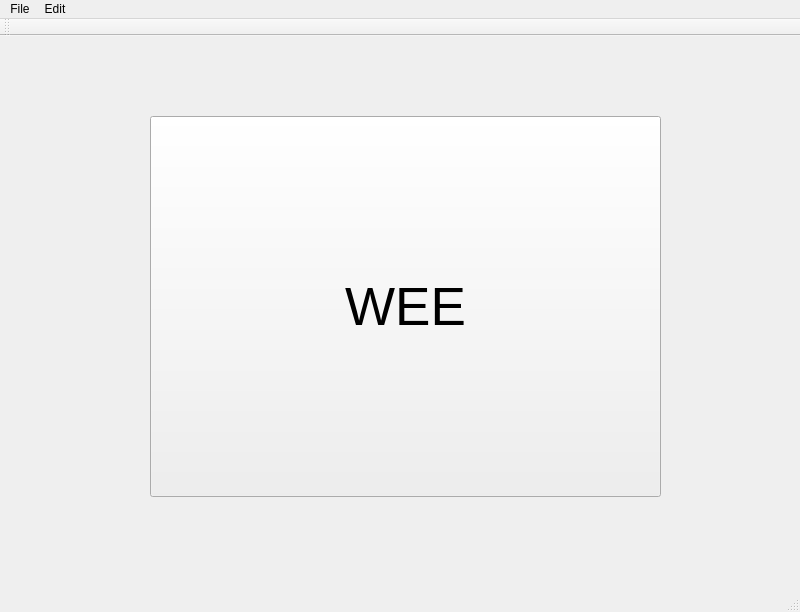
<?xml version="1.0" encoding="UTF-8"?>
<ui version="4.0">
 <class>SimpleRegistryClass</class>
 <widget class="QMainWindow" name="SimpleRegistryClass">
  <property name="geometry">
   <rect>
    <x>0</x>
    <y>0</y>
    <width>800</width>
    <height>612</height>
   </rect>
  </property>
  <property name="windowTitle">
   <string>SimpleRegistry</string>
  </property>
  <widget class="QWidget" name="centralWidget">
   <widget class="QPushButton" name="myPushButton">
    <property name="geometry">
     <rect>
      <x>150</x>
      <y>80</y>
      <width>511</width>
      <height>381</height>
     </rect>
    </property>
    <property name="font">
     <font>
      <pointsize>40</pointsize>
     </font>
    </property>
    <property name="text">
     <string>WEE</string>
    </property>
   </widget>
  </widget>
  <widget class="QMenuBar" name="menuBar">
   <property name="geometry">
    <rect>
     <x>0</x>
     <y>0</y>
     <width>800</width>
     <height>21</height>
    </rect>
   </property>
   <widget class="QMenu" name="menuFile">
    <property name="title">
     <string>File</string>
    </property>
    <addaction name="actionCreate_Parent"/>
    <addaction name="actionCreate_Child"/>
   </widget>
   <widget class="QMenu" name="menuEdit">
    <property name="title">
     <string>Edit</string>
    </property>
   </widget>
   <addaction name="menuFile"/>
   <addaction name="menuEdit"/>
  </widget>
  <widget class="QToolBar" name="mainToolBar">
   <attribute name="toolBarArea">
    <enum>TopToolBarArea</enum>
   </attribute>
   <attribute name="toolBarBreak">
    <bool>false</bool>
   </attribute>
  </widget>
  <widget class="QStatusBar" name="statusBar"/>
  <action name="actionCreate_Parent">
   <property name="text">
    <string>Create Parent</string>
   </property>
  </action>
  <action name="actionCreate_Child">
   <property name="text">
    <string>Create Child</string>
   </property>
  </action>
 </widget>
 <layoutdefault spacing="6" margin="11"/>
 <resources>
  <include location="SimpleRegistry.qrc"/>
 </resources>
 <connections/>
</ui>
